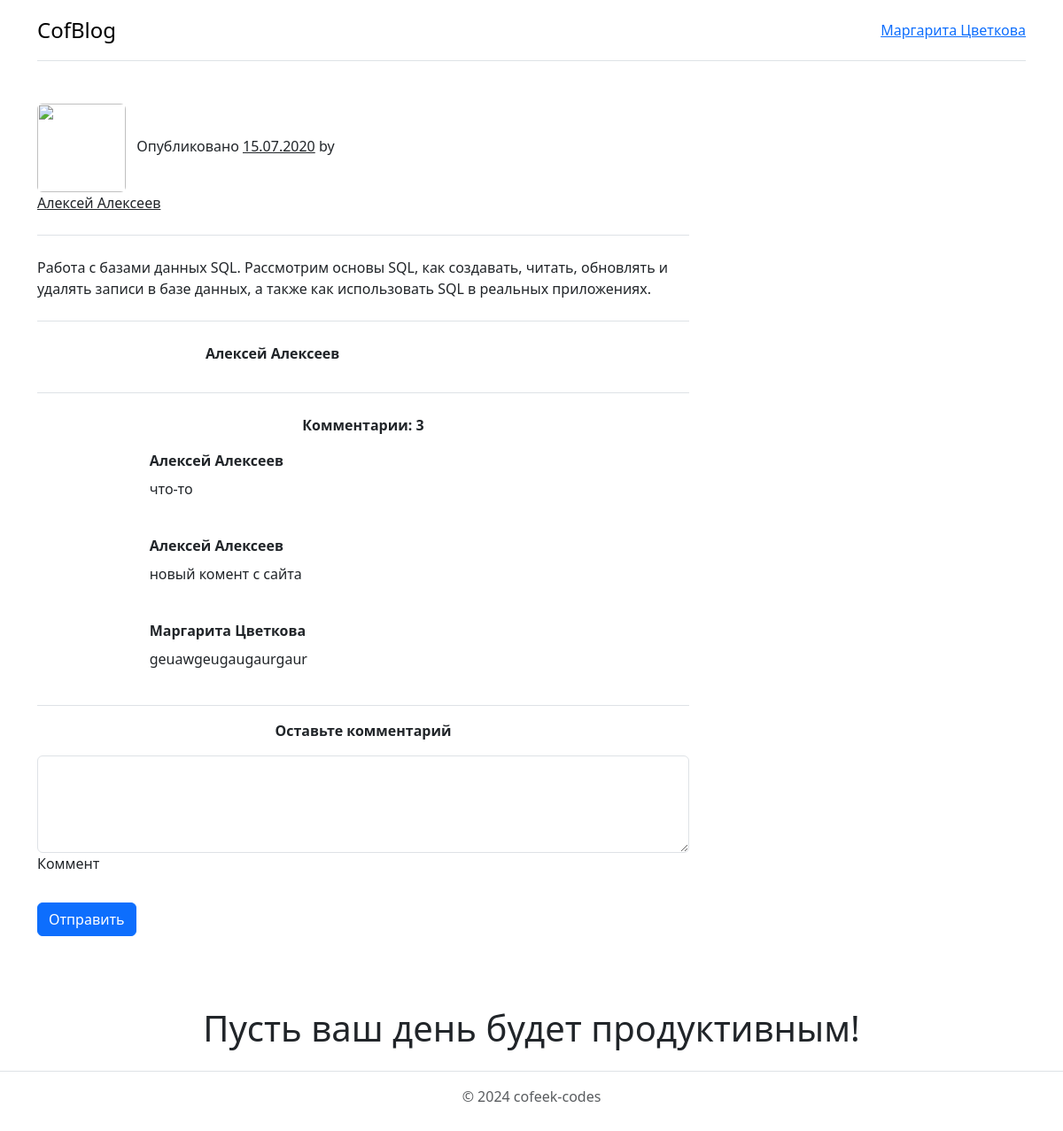
Screenshot of /pages/post.php?id=4 (signed in) with the database file from the repository.
### tables this page shows
CREATE TABLE `users` (
  `id` int(11) NOT NULL,
  `name` varchar(200) NOT NULL,
  `email` varchar(200) NOT NULL,
  `password` varchar(200) NOT NULL,
  `isAdmin` tinyint(1) NOT NULL
);

CREATE TABLE `posts` (
  `id` int(11) NOT NULL,
  `title` varchar(200) NOT NULL,
  `content` text NOT NULL,
  `thumbnailUrl` varchar(200) NOT NULL,
  `id_user` int(11) NOT NULL
);

CREATE TABLE `comments` (
  `id` int(11) NOT NULL,
  `text` text NOT NULL,
  `isApproved` tinyint(1) NOT NULL,
  `user_id` int(11) NOT NULL,
  `post_id` int(11) NOT NULL
);

### pages/post.php (the view, shortened to what this page needs)
<?php require "../components/links.php"; ?>
<?php require "../components/header.php"; ?>
<?php
$conn = new mysqli("localhost", "root", "", "kormyshevblog");
$get_posts_query = "SELECT * FROM `posts` WHERE id = " . htmlspecialchars($_GET['id']);
$posts_fetch_res = $conn->query($get_posts_query);
$post = $posts_fetch_res->fetch_assoc();
$get_author_query  =
    "SELECT * FROM `users` WHERE id = " . htmlspecialchars($post['id_user']);
$author_fetch_res = $conn->query($get_author_query);
$author = $author_fetch_res->fetch_assoc();
?>
<main>
    <div class="container">
        <div class="row">
            <div class="col-md-8 mb-4">
                <section class="border-bottom mb-4">
                    <div class="row align-items-center mb-4">
                        <div class="col-lg-6 text-center text-lg-start mb-3 m-lg-0">
                            <img src="../assets/img/avatar.png" class="rounded shadow-1-strong me-2" height="100" width="100" alt="" loading="lazy" />
                            <span> Опубликовано <u>15.07.2020</u> by</span>
                            <a href="" class="text-dark"><?php echo $author['name']; ?></a>
                        </div>
                    </div>
                </section>
                <section>
                    <p>
                        <?php echo $post['content'] ?>
                    </p>
                </section>
                <section class="border-bottom border-top mt-4 pt-4 mb-4 pb-4">
                    <div class="row">
                        <div class="col-3">
                        </div>
                        <div class="col-9">
                            <p class="mb-2"><strong><?php echo $author['name']; ?></strong></p>
                        </div>
                    </div>
                </section>
                <section class="border-bottom mb-3">
                    <?php
                    $conn = new mysqli("localhost", "root", "", "kormyshevblog");
                    $get_comments_query = "SELECT * FROM `comments` WHERE isApproved = 1 AND post_id = " . $_GET['id'];
                    $comments_res = $conn->query($get_comments_query);
                    $comments_count = sizeof($comments_res->fetch_all());
                    ?>
                    <p class="text-center"><strong>Комментарии: <?php echo $comments_count; ?></strong></p>
                    <?php $conn = new mysqli("localhost", "root", "", "kormyshevblog");
                    $get_comments_query = "SELECT * FROM `comments` WHERE isApproved = 1 AND post_id = " . $_GET['id'];
                    $comments_res = $conn->query($get_comments_query);
                    while ($comment = $comments_res->fetch_assoc()) :
                        $comment_autor_query = $conn->query("SELECT * FROM `users` WHERE id = " . $comment['user_id']);
                        $comment_author = $comment_autor_query->fetch_assoc();
                    ?>
                        <div class="row mb-4">
                            <div class="col-2">
                            </div>
                            <div class="col-10">
                                <p class="mb-2"><strong><?php echo $comment_author['name'] ?></strong></p>
                                <p>
                                    <?php echo $comment['text']; ?>
                                </p>
                            </div>
                        </div>
                    <?php endwhile; ?>
                </section>
                <section>
                    <p class="text-center"><strong>Оставьте комментарий</strong></p>
                    <?php if (isset($_SESSION['current_user_id'])) : ?>
                        <form action="../functions/doComment.php" method="post">
                            <div class="form-outline mb-4" data-mdb-input-init>
                                <textarea name="text" class="form-control" id="form4Example3" rows="4"></textarea>
                                <label class="form-label" for="form4Example3">Коммент</label>
                            </div>
                            <button type="submit" class="btn btn-primary btn-block mb-4" data-mdb-ripple-init>
                                Отправить
                            </button>
                        </form>
                    <?php else : ?>
                        <h3>Авторизуйтесь, чтобы оставлять комментарии</h3>
                    <?php endif; ?>
                </section>
            </div>
        </div>
    </div>
</main>
<?php require "../components/footer.php"; ?>

### components/header.php (shortened to what this page needs)
<div class="container">
  <header class="d-flex flex-wrap align-items-center justify-content-center justify-content-md-between py-3 mb-4 border-bottom">
    <div class="col-md-3 mb-2 mb-md-0">
      <a href="/" class="d-inline-flex link-body-emphasis text-decoration-none">
        <span class="fs-4">CofBlog</span>
      </a>
    </div>
    <div class="col-md-3 text-end">
      <?php if (isset($_SESSION['current_user_id'])) : ?>
        <?php
        $conn = new mysqli("localhost", "root", "", "kormyshevblog");
        $get_user_query = "SELECT * FROM `users` WHERE id = " . $_SESSION['current_user_id'];
        $user = $conn->query($get_user_query)->fetch_assoc();
        ?>
        <a href="../pages/profile.php">
          <?php echo $user['name']; ?>
        </a>
      <?php else :  ?>
        <a href="../pages/login.php"> <button type="button" class="btn btn-outline-primary me-2">Вход</button> </a>
        <button type="button" class="btn btn-primary">Регистрация</button>
      <?php endif; ?>
    </div>
  </header>
</div>

### rows the page displays
users: name "Маргарита Цветкова"
users: name "Алексей Алексеев"
posts: content "Работа с базами данных SQL. Рассмотрим основы SQL, как создавать, читать, обновлять и удалять записи в базе данных, а также как использовать SQL в реальных приложениях."
comments: user.name "Алексей Алексеев", text "что-то"
comments: user.name "Алексей Алексеев", text "новый комент с сайта"
comments: user.name "Маргарита Цветкова", text "geuawgeugaugaurgaur"

### other values shown
$comments_count "3"
